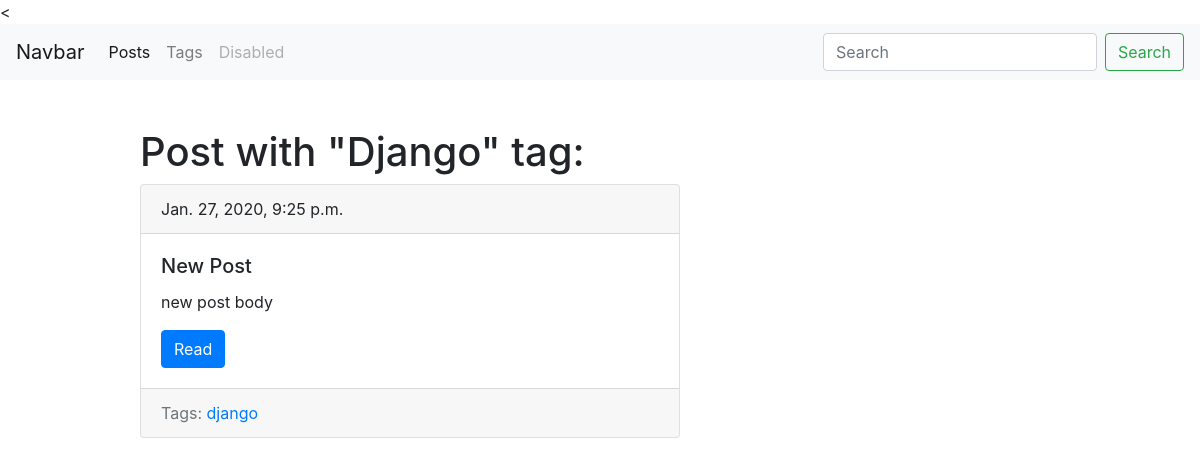
/blog/tag/django, run on the app's committed database.
### blog/models.py (models this page shows, shortened)
class Tag(models.Model):
    title = models.CharField(max_length=150)
    slug = models.SlugField(max_length=50, unique=True)
    def get_absolute_url(self):
        return reverse('tag_detail_url', kwargs={'slug': self.slug})

class Post(models.Model):
    title = models.CharField(max_length=150, db_index=True)
    slug = models.SlugField(max_length=150, unique=True) # урлы, чпу
    body = models.TextField(blank=True, db_index=True)
    tags = models.ManyToManyField('Tag', blank=True, related_name='posts') # связь многое к многим для связи с тегами
    date_pub = models.DateTimeField(auto_now_add=True)
    def get_absolute_url(self):
        return reverse('post_detail_url', kwargs={'slug': self.slug}) # функция подтягивает ссылки на посты в шаблон

### blog/views.py (the view)
# urls.py: path('tag/<str:slug>', TagDetail.as_view(), name='tag_detail_url')
class TagDetail(ObjectDetailMixin, View):
    model = Tag
    template = 'blog/tag_detail.html'

### blog/utils.py (called while the page is built)
    def get(self, request, slug):
        obj = get_object_or_404(self.model, slug__iexact=slug)
        return render(request, self.template, context={self.model.__name__.lower():obj})

### blog/templates/blog/tag_detail.html (shortened to what this page needs)
{% extends 'blog/base_blog.html' %}
{% block content %}
    <h1 class='mt-5'>Post with "{{ tag.title|title }}" tag:</h1>
    {% for post in tag.posts.all %}
        {% include 'blog/includes/post_card_template.html'%}
    {% endfor %}
{% endblock %}

### blog/templates/blog/includes/post_card_template.html
<div class="card mb-4">
    <div class="card-header">
        {{ post.date_pub }}
    </div>
    <div class="card-body">
        <h5 class="card-title">{{ post.title }}</h5>
        <p class="card-text">{{ post.body|truncatewords:15 }}</p>
        <a href="{{ post.get_absolute_url }}" class="btn btn-primary">Read</a>
    </div>
    <div class="card-footer text-muted">
        Tags:
        {%for tag in post.tags.all %}
            <a href = "{{tag.get_absolute_url}}"> {{ tag.title }} </a>
        {% endfor %}
    </div>
</div>

### data on the page
Tag: title "Django", title "django"
Post: date_pub "Jan. 27, 2020, 9:25 p.m.", title "New Post", body "new post body"
